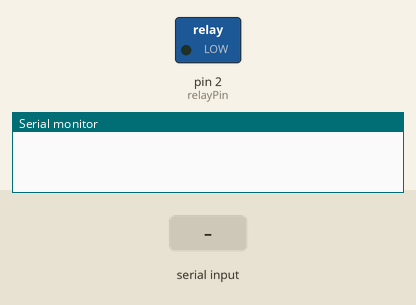
A sketch run on a simulated Arduino Uno, built with avr-gcc and run on an emulated ATmega328P. Parts: switched loads named in the sketch (green lamp = pin HIGH), the last lines printed to the serial monitor. Inputs (shaded band) come from the test bench.

Above: at 1.2 s.
1.3 s: "1" received over Serial
At 1.9 s:
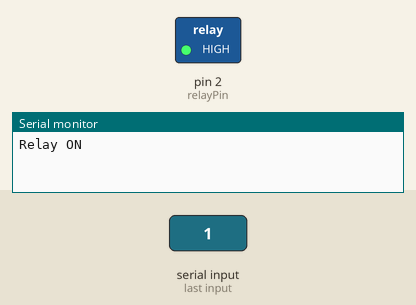
2.8 s: "0" received over Serial
At 4.2 s:
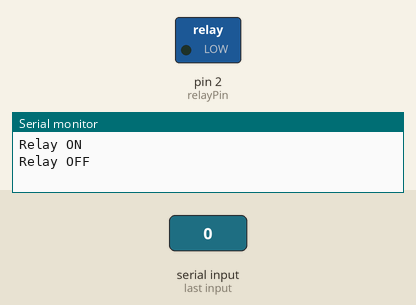
Timing chart, 0 to 5.8 s (numbered marks = the images above; inputs shaded):
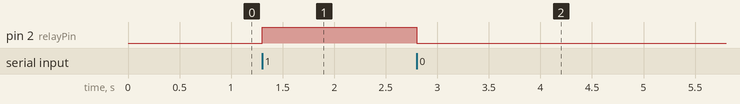

The sketch:

ArduinoCode.ino
```cpp
const int relayPin = 2; // Arduino pin connected to the relay
void setup() {
  Serial.begin(9600); // Initialize serial communication
  pinMode(relayPin, OUTPUT); // Set relay pin as output
  digitalWrite(relayPin, LOW); // Turn off the relay initially
}


void loop() {
  if (Serial.available() > 0) {
    int val = Serial.read();
    if (val == '0') { // If the data is 0, turn off the relay
      digitalWrite(relayPin, LOW);
      Serial.println("Relay OFF");
    } else if (val == '1') { // If the data is 1, turn on the relay
      digitalWrite(relayPin, HIGH);
      Serial.println("Relay ON");
    }
  }
}
```

Measured:
- after the input at 1.3 s, pin 2 (relayPin): LOW → HIGH at once
- after the input at 2.8 s, pin 2 (relayPin): HIGH → LOW at once
